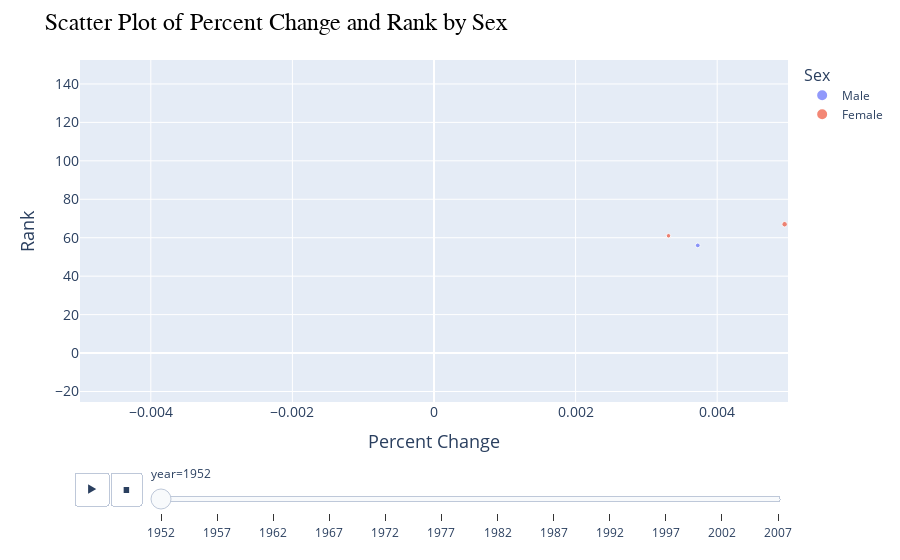

The notebook cell this image was saved under:
### Markdown cell above
#### 8. Provide a second version of the figure from the previous problem where you edit the `fig = px.scatter()` function from the Gapminder code so that `x` is "percent change", `y` is "rank", `size` is "percent", and `color`="sex", `animation_frame` is "year", and `animation_group` and `hover_name` are "name". Then use `size_max=50`, `range_x=[-0.005,0.005])` and remove the `log_x=True` and `range_y` parameters

> ```python
> bn = pd.read_csv('https://raw.githubusercontent.com/hadley/data-baby-names/master/baby-names.csv')
> bn['name'] = bn['name']+" "+bn['sex'] # make identical boy and girl names distinct
> bn['rank'] = bn.groupby('year')['percent'].rank(ascending=False)
> bn = bn.sort_values(['name','year'])
> # the next three lines create the increaes or decrease in name prevalence from the last year 
> bn['percent change'] = bn['percent'].diff()
> new_name = [True]+list(bn.name[:-1].values!=bn.name[1:].values)
> bn.loc[new_name,'percentage change'] = bn.loc[new_name,'percent'] 
> bn = bn.sort_values('year')
> bn = bn[bn.percent>0.001] # restrict to "common" names
> fig = px.scatter(bn, x="", y="", animation_frame="", animation_group="",
>                  size="", color="", hover_name="",size_max=50, range_x=[-0.005,0.005]) # range_y removed
> fig.update_yaxes(autorange='reversed') # this lets us put rank 1 on the top
> fig.show(renderer="png") # USE `fig.show(renderer="png")` FOR ALL GitHub and MarkUs SUBMISSIONS
> ```

### Code cell
import pandas as pd
import plotly.express as px

# Load the Gapminder dataset
df = px.data.gapminder()

# Calculate the percent change in life expectancy
df['percent'] = df['lifeExp'].pct_change().fillna(0)

# Ensure percent is positive or set a minimum threshold
df['percent'] = df['percent'].clip(lower=0)

# Create rank based on life expectancy
df['rank'] = df.groupby('year')['lifeExp'].rank(ascending=False)

# Create a balanced 'sex' column for demonstration
num_males = len(df) // 2
num_females = len(df) - num_males
df['sex'] = ['Male'] * num_males + ['Female'] * num_females

# Create a mock 'name' column for demonstration
df['name'] = df['country']

# Create the scatter plot
fig = px.scatter(
    df,
    x="percent",         
    y="rank",            
    animation_frame="year",
    animation_group="name",
    size="percent",      
    color="sex",         
    hover_name="name",   
    size_max=50,
    range_x=[-0.005, 0.005],
)

# Update layout for better aesthetics
fig.update_layout(
    title='Scatter Plot of Percent Change and Rank by Sex',
    title_font=dict(size=24, family='Verdana', color='black'),
    xaxis=dict(title='Percent Change', titlefont=dict(size=18), tickfont=dict(size=14)),
    yaxis=dict(title='Rank', titlefont=dict(size=18), tickfont=dict(size=14)),
    legend=dict(title='Sex', title_font=dict(size=16), font=dict(size=12)),
    hoverlabel=dict(bgcolor="white", font_size=14),
)

# Show the plot
fig.show()

### Figure 1 — Plotly figure (JSON) as saved in the notebook; plotly's stock layout.template omitted (floating-point values rounded to 4 significant figures)
{"data": [{"hovertemplate": "<b>%{hovertext}</b><br><br>sex=Male<br>year=1952<br>percent=%{marker.size}<br>rank=%{y}<extra></extra>", "hovertext": ["Afghanistan", "Albania", "Algeria", "Angola", "Argentina", "Australia", "Austria", "Bahrain", "Bangladesh", "Belgium", "Benin", "Bolivia", "Bosnia and Herzegovina", "Botswana", "Brazil", "Bulgaria", "Burkina Faso", "Burundi", "Cambodia", "Cameroon", "Canada", "Central African Republic", "Chad", "Chile", "China", "Colombia", "Comoros", "Congo, Dem. Rep.", "Congo, Rep.", "Costa Rica", "Cote d'Ivoire", "Croatia", "Cuba", "Czech Republic", "Denmark", "Djibouti", "Dominican Republic", "Ecuador", "Egypt", "El Salvador", "Equatorial Guinea", "Eritrea", "Ethiopia", "Finland", "France", "Gabon", "Gambia", "Germany", "Ghana", "Greece", "Guatemala", "Guinea", "Guinea-Bissau", "Haiti", "Honduras", "Hong Kong, China", "Hungary", "Iceland", "India", "Indonesia", "Iran", "Iraq", "Ireland", "Israel", "Italy", "Jamaica", "Japan", "Jordan", "Kenya", "Korea, Dem. Rep.", "Korea, Rep."], "ids": ["Afghanistan", "Albania", "Algeria", "Angola", "Argentina", "Australia", "Austria", "Bahrain", "Bangladesh", "Belgium", "Benin", "Bolivia", "Bosnia and Herzegovina", "Botswana", "Brazil", "Bulgaria", "Burkina Faso", "Burundi", "Cambodia", "Cameroon", "Canada", "Central African Republic", "Chad", "Chile", "China", "Colombia", "Comoros", "Congo, Dem. Rep.", "Congo, Rep.", "Costa Rica", "Cote d'Ivoire", "Croatia", "Cuba", "Czech Republic", "Denmark", "Djibouti", "Dominican Republic", "Ecuador", "Egypt", "El Salvador", "Equatorial Guinea", "Eritrea", "Ethiopia", "Finland", "France", "Gabon", "Gambia", "Germany", "Ghana", "Greece", "Guatemala", "Guinea", "Guinea-Bissau", "Haiti", "Honduras", "Hong Kong, China", "Hungary", "Iceland", "India", "Indonesia", "Iran", "Iraq", "Ireland", "Israel", "Italy", "Jamaica", "Japan", "Jordan", "Kenya", "Korea, Dem. Rep.", "Korea, Rep."], "legendgroup": "Male", "marker": {"color": "#636efa", "size": [0, 0.2602, 0, 0, 0.4623, 0, 0, 0, 0, 0.06147, 0, 0, 0, 0, 0.003726, 0, 0, 0, 0, 0, 0.3633, 0, 0, 0.08083, 0, 0, 0, 0, 0, 0.03406, 0, 0.2666, 0, 0, 0, 0, 0, 0, 0, 0, 0, 0, 0, 0.2569, 0, 0, 0, 0.1354, 0, 0.09726, 0, 0, 0, 0, 0, 0, 0, 0, 0, 0, 0, 0, 0.1237, 0, 0, 0, 0, 0, 0, 0, 0], "sizemode": "area", "sizeref": 0.0003256, "symbol": "circle"}, "mode": "markers", "name": "Male", "orientation": "v", "showlegend": true, "type": "scatter", "x": [0, 0.2602, 0, 0, 0.4623, 0, 0, 0, 0, 0.06147, 0, 0, 0, 0, 0.003726, 0, 0, 0, 0, 0, 0.3633, 0, 0, 0.08083, 0, 0, 0, 0, 0, 0.03406, 0, 0.2666, 0, 0, 0, 0, 0, 0, 0, 0, 0, 0, 0, 0.2569, 0, 0, 0, 0.1354, 0, 0.09726, 0, 0, 0, 0, 0, 0, 0, 0, 0, 0, 0, 0, 0.1237, 0, 0, 0, 0, 0, 0, 0, 0], "xaxis": "x", "y": [142, 48, 82, 140, 30, 9, 17, 55, 116, 12, 112, 100, 52, 65, 56, 37, 137, 107, 105, 110, 10, 128, 113, 51, 75, 59, 97, 106, 89, 45, 99, 32, 38, 16, 5, 129, 68, 63, 93, 71, 130, 127, 131, 18, 14, 121, 141, 13, 81, 21, 91, 133, 136, 114, 92, 34, 27, 2, 119, 117, 73, 70, 15, 23, 20, 41, 28, 80, 86, 60, 66], "yaxis": "y"}, {"hovertemplate": "<b>%{hovertext}</b><br><br>sex=Female<br>year=1952<br>percent=%{marker.size}<br>rank=%{y}<extra></extra>", "hovertext": ["Kuwait", "Lebanon", "Lesotho", "Liberia", "Libya", "Madagascar", "Malawi", "Malaysia", "Mali", "Mauritania", "Mauritius", "Mexico", "Mongolia", "Montenegro", "Morocco", "Mozambique", "Myanmar", "Namibia", "Nepal", "Netherlands", "New Zealand", "Nicaragua", "Niger", "Nigeria", "Norway", "Oman", "Pakistan", "Panama", "Paraguay", "Peru", "Philippines", "Poland", "Portugal", "Puerto Rico", "Reunion", "Romania", "Rwanda", "Sao Tome and Principe", "Saudi Arabia", "Senegal", "Serbia", "Sierra Leone", "Singapore", "Slovak Republic", "Slovenia", "Somalia", "South Africa", "Spain", "Sri Lanka", "Sudan", "Swaziland", "Sweden", "Switzerland", "Syria", "Taiwan", "Tanzania", "Thailand", "Togo", "Trinidad and Tobago", "Tunisia", "Turkey", "Uganda", "United Kingdom", "United States", "Uruguay", "Venezuela", "Vietnam", "West Bank and Gaza", "Yemen, Rep.", "Zambia", "Zimbabwe"], "ids": ["Kuwait", "Lebanon", "Lesotho", "Liberia", "Libya", "Madagascar", "Malawi", "Malaysia", "Mali", "Mauritania", "Mauritius", "Mexico", "Mongolia", "Montenegro", "Morocco", "Mozambique", "Myanmar", "Namibia", "Nepal", "Netherlands", "New Zealand", "Nicaragua", "Niger", "Nigeria", "Norway", "Oman", "Pakistan", "Panama", "Paraguay", "Peru", "Philippines", "Poland", "Portugal", "Puerto Rico", "Reunion", "Romania", "Rwanda", "Sao Tome and Principe", "Saudi Arabia", "Senegal", "Serbia", "Sierra Leone", "Singapore", "Slovak Republic", "Slovenia", "Somalia", "South Africa", "Spain", "Sri Lanka", "Sudan", "Swaziland", "Sweden", "Switzerland", "Syria", "Taiwan", "Tanzania", "Thailand", "Togo", "Trinidad and Tobago", "Tunisia", "Turkey", "Uganda", "United Kingdom", "United States", "Uruguay", "Venezuela", "Vietnam", "West Bank and Gaza", "Yemen, Rep.", "Zambia", "Zimbabwe"], "legendgroup": "Female", "marker": {"color": "#EF553B", "size": [0, 0, 0, 0, 0, 0, 0, 0.003312, 0, 0, 0, 0, 0, 0, 0, 0, 0, 0, 0, 0.1308, 0, 0, 0, 0, 0.5508, 0, 0, 0, 0, 0, 0, 0, 0, 0, 0, 0, 0, 0.004952, 0, 0, 0, 0, 0.4188, 0, 0, 0, 0, 0.3162, 0, 0, 0, 0.8141, 0, 0, 0, 0, 0, 0, 0.01164, 0, 0, 0, 0.3422, 0, 0, 0, 0, 0, 0, 0, 0.1431], "sizemode": "area", "sizeref": 0.0003256, "symbol": "circle"}, "mode": "markers", "name": "Female", "orientation": "v", "showlegend": true, "type": "scatter", "x": [0, 0, 0, 0, 0, 0, 0, 0.003312, 0, 0, 0, 0, 0, 0, 0, 0, 0, 0, 0, 0.1308, 0, 0, 0, 0, 0.5508, 0, 0, 0, 0, 0, 0, 0, 0, 0, 0, 0, 0, 0.004952, 0, 0, 0, 0, 0.4188, 0, 0, 0, 0, 0.3162, 0, 0, 0, 0.8141, 0, 0, 0, 0, 0, 0, 0.01164, 0, 0, 0, 0.3422, 0, 0, 0, 0, 0, 0, 0, 0.1431], "xaxis": "x", "y": [47, 46, 88, 111, 84, 122, 125, 61, 132, 98, 54, 58, 87, 39, 83, 138, 124, 94, 126, 3, 7, 85, 118, 123, 1, 115, 78, 49, 29, 76, 64, 31, 36, 26, 53, 33, 102, 67, 104, 120, 43, 139, 35, 25, 22, 134, 72, 24, 44, 108, 95, 4, 6, 69, 42, 96, 57, 109, 40, 74, 77, 103, 8, 11, 19, 50, 101, 79, 135, 90, 62], "yaxis": "y"}], "layout": {"hoverlabel": {"bgcolor": "white", "font": {"size": 14}}, "legend": {"font": {"size": 12}, "itemsizing": "constant", "title": {"font": {"size": 16}, "text": "Sex"}, "tracegroupgap": 0}, "margin": {"t": 60}, "sliders": [{"active": 0, "currentvalue": {"prefix": "year="}, "len": 0.9, "pad": {"b": 10, "t": 60}, "steps": [{"args": [["1952"], {"frame": {"duration": 0, "redraw": false}, "fromcurrent": true, "mode": "immediate", "transition": {"duration": 0, "easing": "linear"}}], "label": "1952", "method": "animate"}, {"args": [["1957"], {"frame": {"duration": 0, "redraw": false}, "fromcurrent": true, "mode": "immediate", "transition": {"duration": 0, "easing": "linear"}}], "label": "1957", "method": "animate"}, {"args": [["1962"], {"frame": {"duration": 0, "redraw": false}, "fromcurrent": true, "mode": "immediate", "transition": {"duration": 0, "easing": "linear"}}], "label": "1962", "method": "animate"}, {"args": [["1967"], {"frame": {"duration": 0, "redraw": false}, "fromcurrent": true, "mode": "immediate", "transition": {"duration": 0, "easing": "linear"}}], "label": "1967", "method": "animate"}, {"args": [["1972"], {"frame": {"duration": 0, "redraw": false}, "fromcurrent": true, "mode": "immediate", "transition": {"duration": 0, "easing": "linear"}}], "label": "1972", "method": "animate"}, {"args": [["1977"], {"frame": {"duration": 0, "redraw": false}, "fromcurrent": true, "mode": "immediate", "transition": {"duration": 0, "easing": "linear"}}], "label": "1977", "method": "animate"}, {"args": [["1982"], {"frame": {"duration": 0, "redraw": false}, "fromcurrent": true, "mode": "immediate", "transition": {"duration": 0, "easing": "linear"}}], "label": "1982", "method": "animate"}, {"args": [["1987"], {"frame": {"duration": 0, "redraw": false}, "fromcurrent": true, "mode": "immediate", "transition": {"duration": 0, "easing": "linear"}}], "label": "1987", "method": "animate"}, {"args": [["1992"], {"frame": {"duration": 0, "redraw": false}, "fromcurrent": true, "mode": "immediate", "transition": {"duration": 0, "easing": "linear"}}], "label": "1992", "method": "animate"}, {"args": [["1997"], {"frame": {"duration": 0, "redraw": false}, "fromcurrent": true, "mode": "immediate", "transition": {"duration": 0, "easing": "linear"}}], "label": "1997", "method": "animate"}, {"args": [["2002"], {"frame": {"duration": 0, "redraw": false}, "fromcurrent": true, "mode": "immediate", "transition": {"duration": 0, "easing": "linear"}}], "label": "2002", "method": "animate"}, {"args": [["2007"], {"frame": {"duration": 0, "redraw": false}, "fromcurrent": true, "mode": "immediate", "transition": {"duration": 0, "easing": "linear"}}], "label": "2007", "method": "animate"}], "x": 0.1, "xanchor": "left", "y": 0, "yanchor": "top"}], "title": {"font": {"color": "black", "family": "Verdana", "size": 24}, "text": "Scatter Plot of Percent Change and Rank by Sex"}, "updatemenus": [{"buttons": [{"args": [null, {"frame": {"duration": 500, "redraw": false}, "fromcurrent": true, "mode": "immediate", "transition": {"duration": 500, "easing": "linear"}}], "label": "&#9654;", "method": "animate"}, {"args": [[null], {"frame": {"duration": 0, "redraw": false}, "fromcurrent": true, "mode": "immediate", "transition": {"duration": 0, "easing": "linear"}}], "label": "&#9724;", "method": "animate"}], "direction": "left", "pad": {"r": 10, "t": 70}, "showactive": false, "type": "buttons", "x": 0.1, "xanchor": "right", "y": 0, "yanchor": "top"}], "xaxis": {"anchor": "y", "domain": [0, 1], "range": [-0.005, 0.005], "tickfont": {"size": 14}, "title": {"font": {"size": 18}, "text": "Percent Change"}}, "yaxis": {"anchor": "x", "domain": [0, 1], "tickfont": {"size": 14}, "title": {"font": {"size": 18}, "text": "Rank"}}}}
